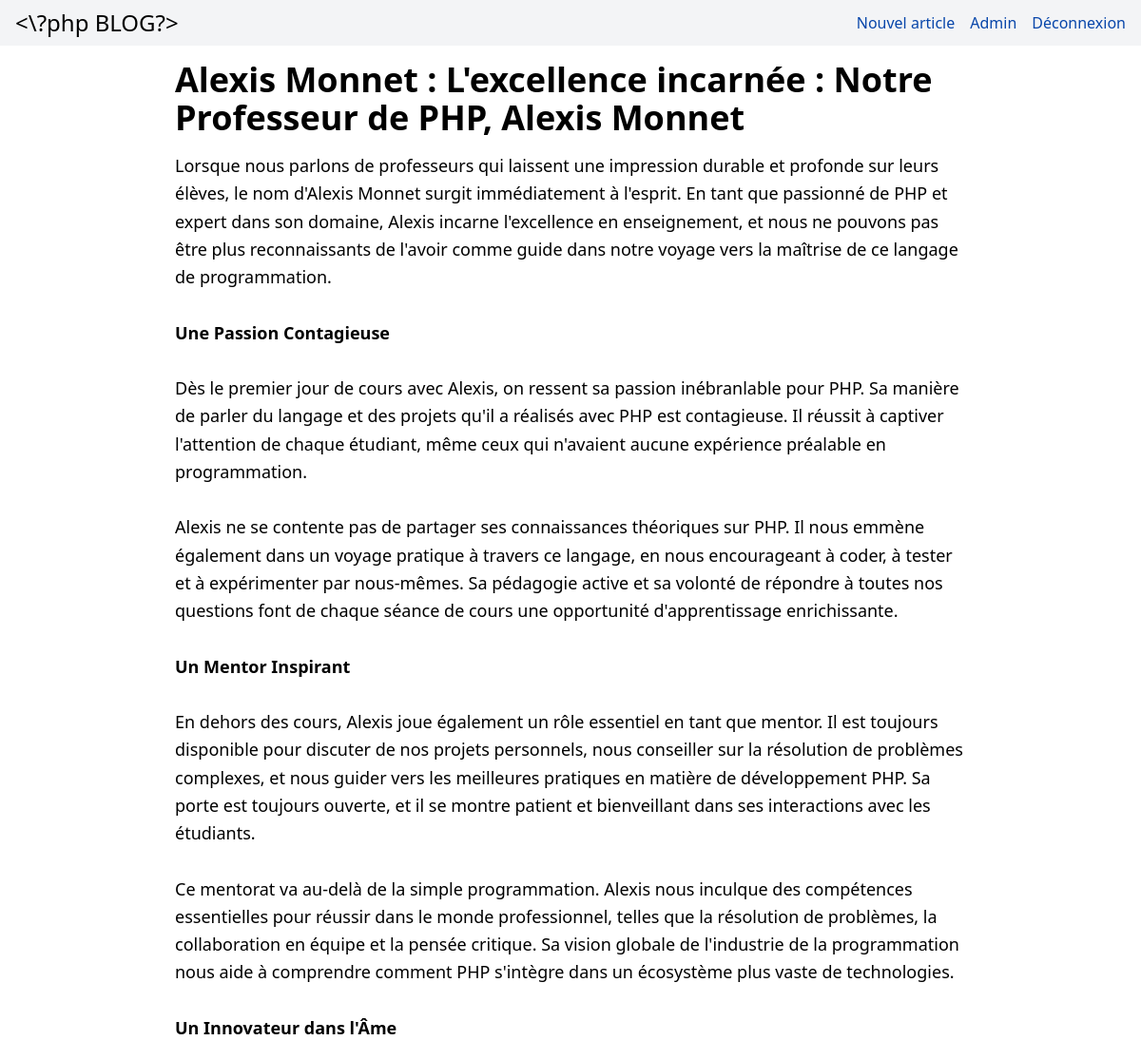
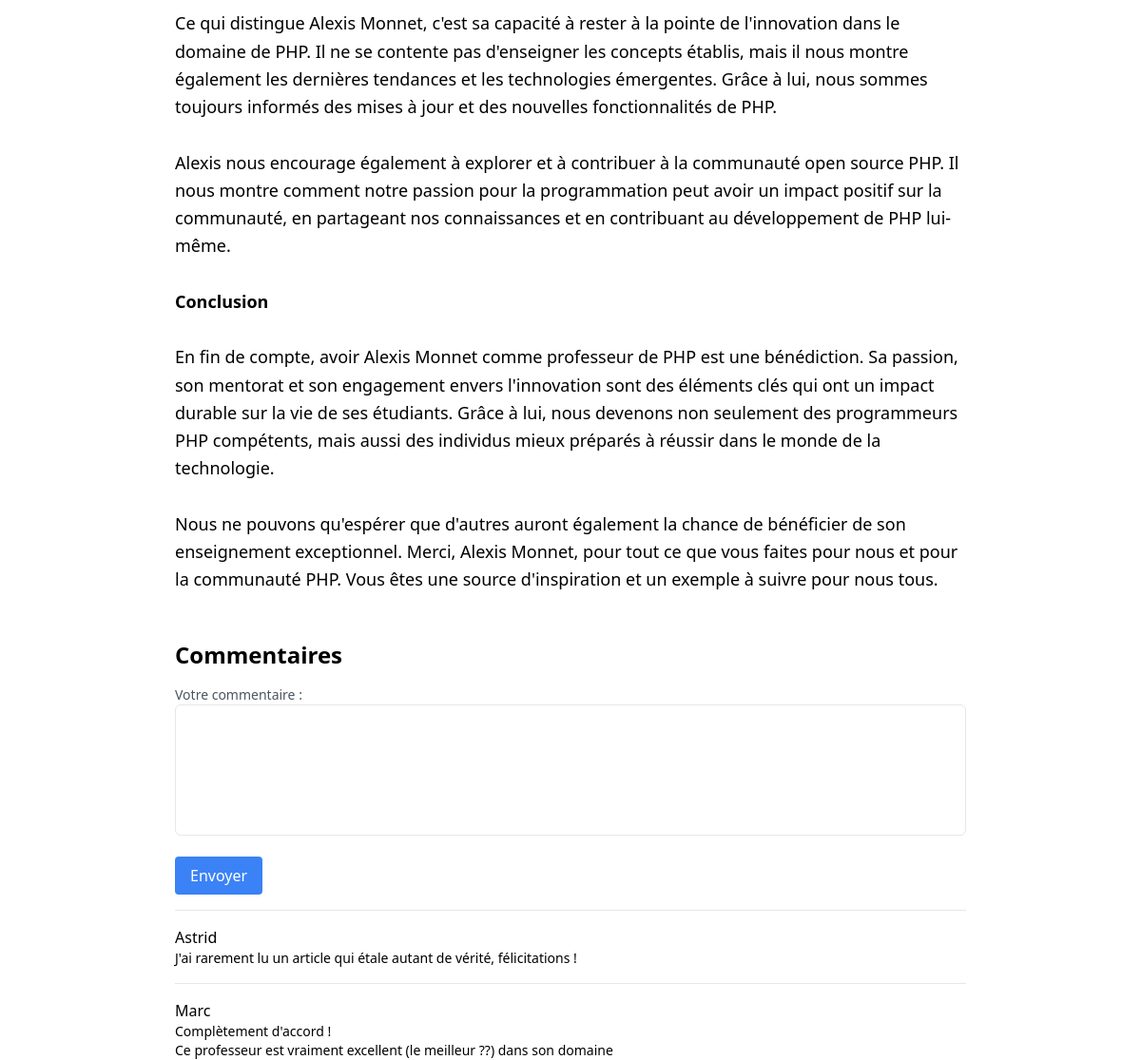
The page /pages/article.php?id=55 (signed in) on the database its author committed (2 pictures, top to bottom).
### tables this page shows
CREATE TABLE IF NOT EXISTS `article` (
  `id` int NOT NULL AUTO_INCREMENT,
  `titre` varchar(100) NOT NULL,
  `description` text NOT NULL,
  `id_user` int NOT NULL,
  PRIMARY KEY (`id`)
);

CREATE TABLE IF NOT EXISTS `commentaire` (
  `id` int NOT NULL AUTO_INCREMENT,
  `description` text NOT NULL,
  `id_user` int NOT NULL,
  `id_article` int NOT NULL,
  PRIMARY KEY (`id`)
);

CREATE TABLE IF NOT EXISTS `user` (
  `id` int NOT NULL AUTO_INCREMENT,
  `email` text NOT NULL,
  `pseudo` varchar(20) DEFAULT '',
  `mdp` varchar(300) NOT NULL,
  `admin` tinyint(1) NOT NULL,
  PRIMARY KEY (`id`)
);

### traitement/sql.php (called while the page is built, shortened)
<?php
function get_article($id) {
    require "config.php";
    $sql = $connexion->prepare("SELECT * FROM article where id = ?");
    $sql->execute([$id]);
    $row = $sql->fetch(PDO::FETCH_ASSOC);
    if($row) {
        return $row;
    } else {
        return false;
    }
}
function get_commentaires_article($id_article) {
    require "config.php";
    $sql = "SELECT *, commentaire.id as commentaire_id, user.id as commentaire_user_id FROM commentaire
            JOIN user ON commentaire.id_user = user.id
            WHERE commentaire.id_article = ?
            ORDER BY commentaire.id desc";
    $stmt = $connexion->prepare($sql);
    $stmt->execute([$id_article]);
    $commentaires = $stmt->fetchAll(PDO::FETCH_ASSOC);
    return $commentaires;
}
?>

### pages/article.php (the view, shortened to what this page needs)
<?php require("../structure/header.php"); require("../traitement/config.php"); require("../traitement/sql.php");
$articleId = intval(parse_url($_GET['id'], PHP_URL_PATH));
$article = get_article($articleId);
if($article === false) {
    header('Location: /pages/article_existe_pas.php');
} else {
    ?>
    <div class="container mx-auto px-24">
        <article title="<?php echo $article['titre'] ?>" class="prose prose-lg mx-auto">
            <h1 class="text-4xl font-semibold mb-4">
                <?php echo $article['titre'] ?>
            </h1>
            <div aria-label="contenu article" class="text-lg leading-relaxed break-words">
                <?php echo nl2br($article['description']) ?>
            </div>
        </article>
        <div class="mt-12 mb-10">
            <h2 class="text-2xl font-semibold mb-4">Commentaires</h2>
            <?php
                if (!empty($_SESSION["id_user"])){ ?>
                    <form method="post" action="/traitement/traitement_forms.php" class="space-y-4">
                        <div>
                            <label for="commentaire" class="block text-sm font-medium text-gray-600">Votre commentaire :</label>
                            <textarea id="commentaire" name="commentaire" required rows="5" class="w-full p-2 border rounded-md resize-none"></textarea>
                        </div>
                        <div>
                            <button  name="form_name" value="commentaire_form" type="submit" class="px-4 py-2 bg-blue-500 text-white rounded hover:bg-blue-700">Envoyer</button>
                        </div>
                    </form> <?php
                } else {
                    ?>
                        <h2 class="text-red-500">Veuillez vous connecter pour commenter</h2>
                    <?php
                }
            ?>
            <?php
            $commentaires = get_commentaires_article($articleId);
            if ($commentaires) {
                foreach ($commentaires as $commentaire) {
                    echo "<div class='border-t mt-4 pt-4'>";
                    echo "<p class='font-medium'>" . htmlspecialchars($commentaire['pseudo'] != "" ? $commentaire['pseudo'] : $commentaire['email']) . "</p>";
                    echo "<p class='text-sm break-words'>" . nl2br($commentaire['description']) . "</p>";
                    echo "</div>";
                }
            } else {
                echo "<p class='text-gray-500'>Pas encore de commentaires. Soyez le premier à commenter !</p>";
            }
            ?>
        </div>
    </div>
    <?php
}?>
<?php require("../structure/footer.php"); ?>

### rows shown on the page
article: titre "Alexis Monnet : L'excellence incarnée : Notre Professeur de PHP, Alexis Monnet", description "Lorsque nous parlons de professeurs qui laissent une impression durable et profonde sur leurs élèves, le nom d'Alexis Monnet surgit immédiatement à l'esprit. En tant que passionné de PHP et expert dans son domaine, Alexis incarne l'excellence en enseignement, et nous ne pouvons pas être plus reconnaissants de l'avoir comme guide dans notre voyage vers la maîtrise de ce langage de programmation. Une Passion Contagieuse Dès le premier jour de cours avec Alexis, on ressent sa passion inébranlable pour PHP. Sa manière de parler du langage et des projets qu'il a réalisés avec PHP est contagieuse. Il réussit à captiver l'attention de chaque étudiant, même ceux qui n'avaient aucune expérience…"
commentaire: id_user.pseudo "Astrid", description "J'ai rarement lu un article qui étale autant de vérité, félicitations !"
commentaire: id_user.pseudo "Marc", description "Complètement d'accord ! Ce professeur est vraiment excellent (le meilleur ??) dans son domaine"
